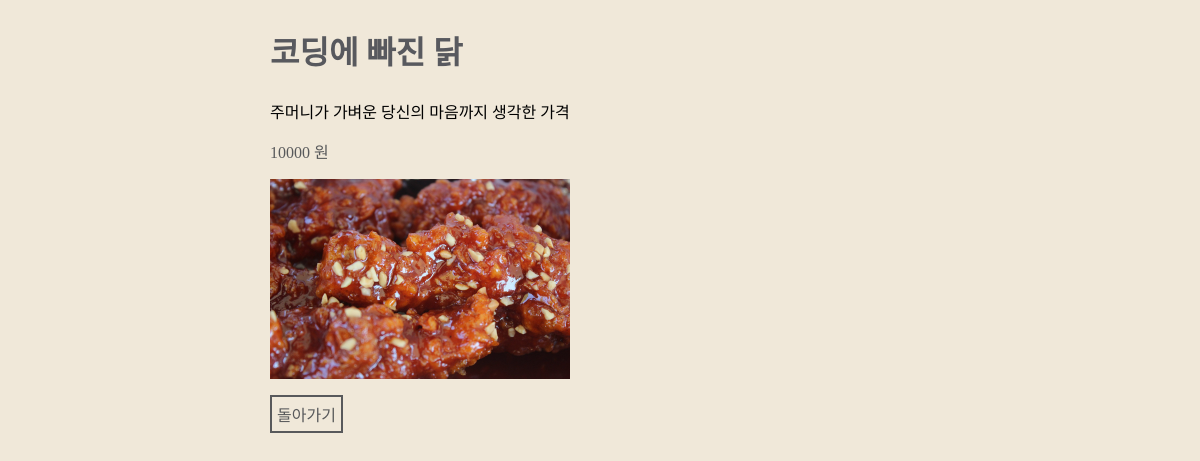
/foods/menu/1/, run on the app's committed database.
### foods/models.py (models this page shows, shortened)
class Menu(models.Model):
    name = models.CharField(max_length=50)
    description = models.CharField(max_length=100)
    price = models.IntegerField()
    img_path = models.CharField(max_length=255)

### foods/views.py (the view)
# urls.py: path('menu/<int:pk>/', views.food_detail)
def food_detail(request, pk):
    context = dict()
    menu = Menu.objects.get(id=pk)
    context["menu"] = menu
    return render(request, 'foods/detail.html', context = context)

### foods/templates/foods/detail.html (shortened to what this page needs)
{% load static %}
{% load static %}
<!DOCTYPE html>
<html>
<head>
  <link rel="stylesheet" href={% static 'foods/css/styles_detail.css'%}>
</head>
    <body>
        <div class = "food-detail">
            <h2>{{menu.name}}</h2>
            <div>{{menu.description}}</div>
            <p>{{menu.price}} 원</p>
            <img src = {% get_static_prefix %}{{menu.img_path}}>
            <a href = "/foods/menu/">돌아가기</a>
        </div>
    </body>
</html>

### foods/static/foods/css/styles_detail.css (style rules this page uses)
* { box-sizing: border-box; font-family: Jua; }
body { background-color : #f0e8d9; }
h2 { font-size:32px; color: #58595e; }
.food-detail { width:660px; margin-left: auto; margin-right: auto; }
.food-detail p { color: #58595b; font-size: 16px; text-align: left; }
.food-detail img { display: block; margin-bottom: 16px; width: 300px; height: 200px; }
.food-detail a { color: #58595b; font-size: 16px; text-decoration: none; border: #58595b 2px solid; padding: 5px; display: inline-block; }

### data on the page
Menu: name "코딩에 빠진 닭", description "주머니가 가벼운 당신의 마음까지 생각한 가격", price "10000", img_path (picture)
